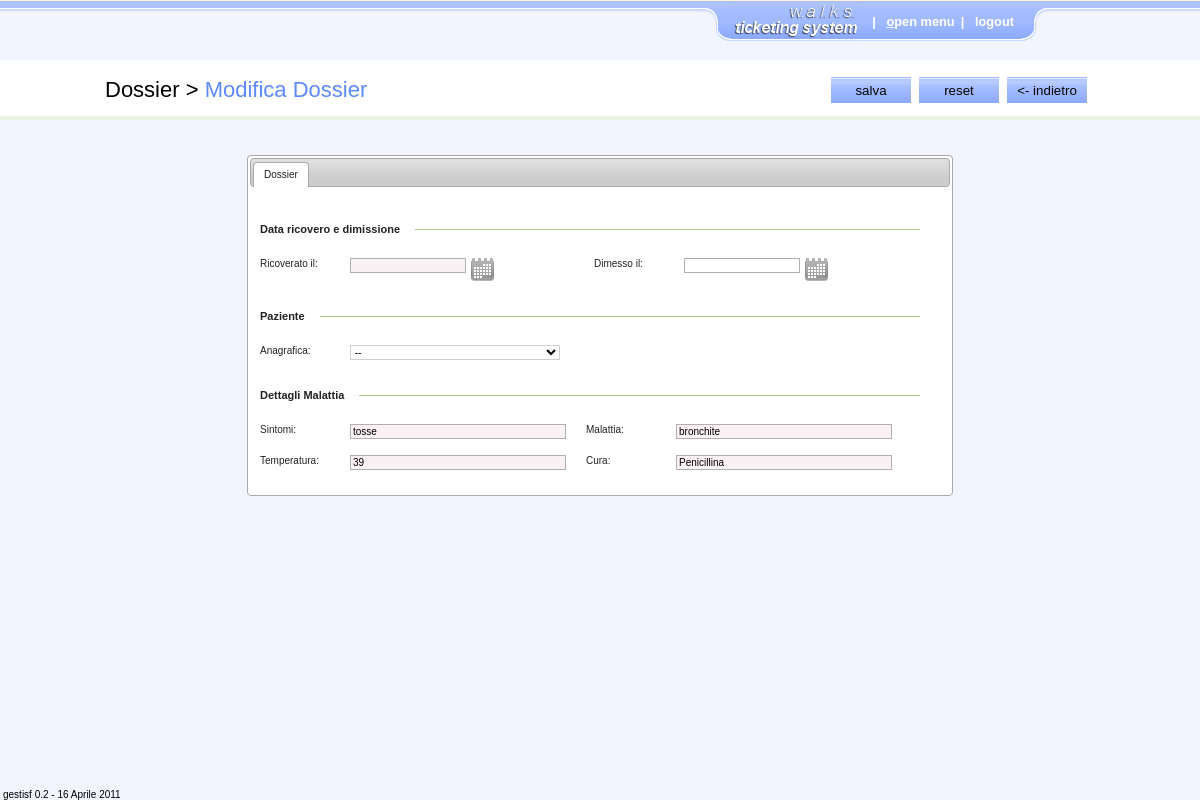
The page /content/dossier_create.php?pagename=dossier_edit&id=1 (signed in) on the database its author committed.
### tables this page shows
CREATE TABLE `dossier` (
  `id` mediumint(9) NOT NULL AUTO_INCREMENT,
  `patient` varchar(48) DEFAULT NULL,
  `ticket_patient` varchar(32) DEFAULT NULL,
  `disease` varchar(300) DEFAULT NULL,
  `symptoms` varchar(100) DEFAULT NULL,
  `temperature` varchar(4) DEFAULT NULL,
  `gender` varchar(1) DEFAULT NULL,
  `age` int(2) DEFAULT NULL,
  `cure` varchar(250) DEFAULT NULL,
  `medical_id` mediumint(9) DEFAULT NULL,
  PRIMARY KEY (`id`)
);

### content/ajax_init.php (called while the page is built, shortened)
<?
if (isset($_GET['pagename']) && ($_GET['pagename'] != '')) {
	$pagename = $_GET['pagename'];
}
switch ($pagename) {
	case 'dossier_edit':
	$query = "SELECT * FROM dossier WHERE id = '" . $_GET['id'] . "';";
	$risultato = mysql_query($query) or die("Query fallita: " . mysql_error());
	$linea = mysql_fetch_array($risultato, MYSQL_ASSOC);
	break;
}
?>

### content/dossier_create.php (the view, shortened to what this page needs)
<?
include ('ajax_init.php');
include ('header.php');
?>
<body>
<?	include ('menu.php'); ?>
<div id="container">
<?
$operationarea = "	<input type='button' name='submit:mainform' id='submit:mainform' value='salva' />
					<input type='reset' name='reset:mainform' id='reset:mainform' value='reset' />
					<input type='button' name='cancel' id='cancel' value='&lt;- indietro' />";
include ('messagearea.php');
?>
	<div id="content">
		<div id="fieldsetcontainer" class="sjbjl_tabbed">
			<ul>
				<li><a href="#tabs-1">Dossier</a></li>
			</ul>
			<form name="mainform" id="mainform" action="#" method="post" class="sjbjl_form">
			<fieldset>
			<h4 class="spacer"><span>Data ricovero e dimissione</span></h4>
			<div class="duenorma">
					<label for="admission_date" class="uno">Ricoverato il:</label>
					<input type="text" name="admission_date" id="admission_date"  class="due" value="<? echo $linea['admission_date']; ?>" onkeypress="sjbjl_checkfield(this,event,'mandatory=true,valuetype=date,label=Data Ricovero');"></input>
					<label for="discharge_date" class="tre">Dimesso il:</label>
					<input type="text" name="discharge_date" id="discharge_date"  class="quattro" value="<? echo $linea['discharge_date']; ?>" onkeypress="sjbjl_checkfield(this,event,'mandatory=false,valuetype=date,label=Data Dimissione');"></input>
				</div>
			<h4 class="spacer"><span>Paziente</span></h4>
				<div class="duenorma">
					<label for="ticket_patient" class="uno">Anagrafica:</label>
					<select class="due" name="ticket_patient" id="ticket_patient">
						<option value="">--</option>
					</select>
				</div>
				<h4 class="spacer"><span>Dettagli Malattia</span></h4>
				<div class="duenorma">
					<label for="symptoms" class="uno">Sintomi:</label>
					<input type="text" name="symptoms" id="symptoms"  class="due" value="<? echo $linea['symptoms']; ?>" onkeypress="sjbjl_checkfield(this,event,'maxl=100,mandatory=true,valuetype=alphanumeric_blank,label=Sintomi');"></input>
					<label for="disease" class="tre">Malattia:</label>
					<input type="text" name="disease" id="disease" class="quattro" value="<? echo $linea['disease']; ?>" onkeypress="sjbjl_checkfield(this,event,'maxl=300,mandatory=true,valuetype=alphanumeric_blank,label=Malattia');"></input>
				</div>
				<div class="duenorma">
					<label for="temperature" class="uno">Temperatura:</label>
					<input type="text" name="temperature" id="temperature"  class="due" value="<? echo $linea['temperature']; ?>" onkeypress="sjbjl_checkfield(this,event,'mandatory=true,valuetype=numeric,label=Temperatura corporea');"></input>
					<label for="cure" class="tre">Cura:</label>
					<input type="text" name="cure" id="cure" class="quattro" value="<? echo $linea['cure']; ?>" onkeypress="sjbjl_checkfield(this,event,'maxl=250,mandatory=true,valuetype=alphanumeric_blank,label=Cura');"></input>
				</div>
			</fieldset>
			</form>
		</div>
	</div>
</div>
<? include ('footer.php'); ?>
</body>
</html>

### sjbjl/css/sjbjl.general.css (style rules this page uses)
html { overflow:auto; }
body,form,fieldset { margin:0; padding:0; }
a { text-decoration:none; }
input { background-color:#ffffff; border-width:1px; border-style:solid; border-color:#d0d0d0; }
input.mandatory, input.mandatory_true { background-color:#f9f1f3; }
input.sjbjl_date { float:left; max-width:110px; margin:auto 5px auto auto; text-align:right; }
select { background-color:#ffffff; border-width:1px; border-style:solid; border-color:#d0d0d0; }
.sjbjl_tabbed { visibility:hidden; }

### css/general.css (style rules this page uses)
body { font-family:Arial, Helvetica, sans-serif; background-color:#f2f5ff; }
form { float:left; }
a { color:#000000; }
div#container { width:100%; min-height:600px; text-align:center; }
div#content { width:990px; min-height:400px; margin:35px auto auto auto; text-align:left; }
div#fieldsetcontainer { width:700px; min-height:200px; overflow:hidden; font-size:10px; margin:0 auto; }
div#fieldsetcontainer fieldset { margin-top:15px; margin-bottom:15px; border:0 none; }
div#fieldsetcontainer fieldset input { border:1px solid #b0b0b0; }
div#fieldsetcontainer fieldset label { height:14px; text-align:left; font-family:Verdana,Arial,helvetica,sans-serif; font-size:10px; }
div.fieldsetrow, div.enable, div.userabil, div.dueabil, div.duenorma, div.unonorma { float:left; clear:left; width:665px; height:auto; margin:8px auto 8px 10px; }
div.duenorma .uno { clear:left; float:left; width:90px; }
div.duenorma .due { float:left; width:210px; }
div.duenorma .tre { float:left; width:90px; margin:auto auto auto 20px; }
div.duenorma .quattro { float:left; width:210px; }
h4.spacer { float:left; width:660px; height:16px; margin:20px auto 12px 10px; background-image:url(../images/spacer_background.gif); background-position:left center; background-repeat:no-repeat; }
h4.spacer span { display:block; border-right:10px solid #ffffff; float:left; padding-right:5px; font-size:11px; line-height:14px; background-color:#ffffff; }
div#messageareacontent div#operationarea input { float:left; width:80px; height:26px; margin:17px 8px auto auto; border:0 none; background-image:url(../images/generalbutton.jpg); background-position:center center; background-repeat:repeat-x; }

### rows shown on the page
dossier: symptoms "tosse", disease "bronchite", temperature "39", cure "Penicillina"

### other values the page prints
$menusezione "Dossier"
$menufunzione "Modifica Dossier"
$version "gestisf 0.2 - 16 Aprile 2011"
